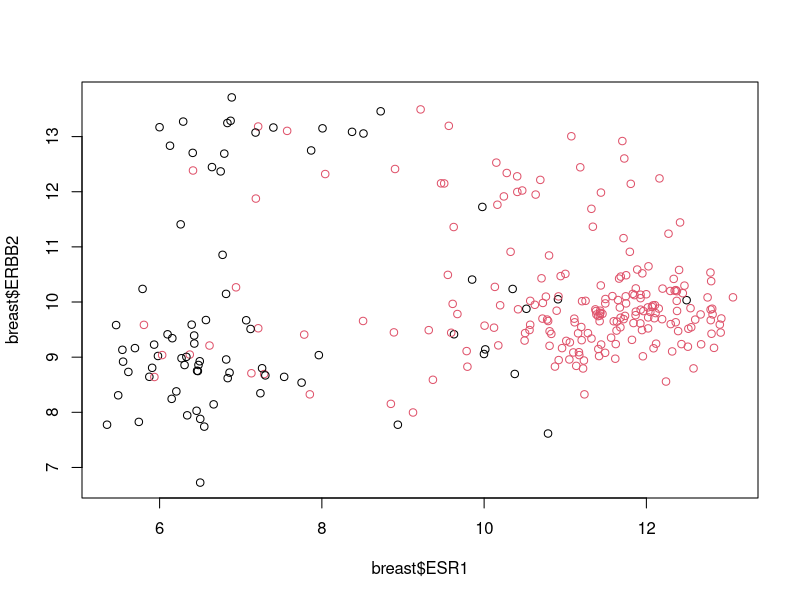
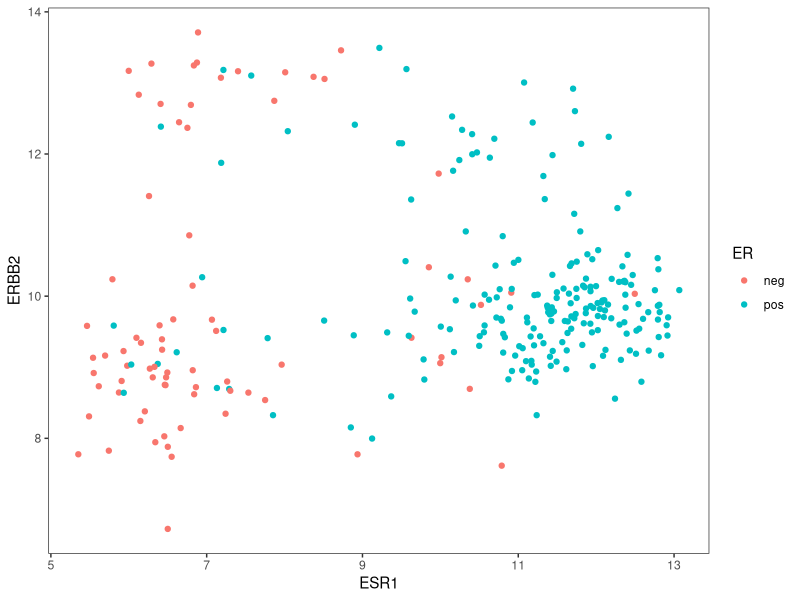

These figures' R source, in order:
# Q1. Packages can be installed in R from various repositories. The most common ones
#     are CRAN and Bioconductor. Install the beeswarm package from CRAN.
install.packages("beeswarm")
# Q2. The beeswarm package comes with a preloaded dataset of breast tumours. Load 
#     this dataset into your global R environment.
#     hint: You first need to load the package into R and then load the breast data.frame
#     into memory; try ??breast at your R console and follow the help pages if needed.
library(beeswarm)
data(breast)
# Q3. How many ER positive and ER negative tumours are in the dataset?
summary(breast) # or

table(breast$ER) # or

cat(paste("The number of ER positive tumours is: ", sum(breast$ER == "pos"), 
            "\nand the number of ER negative tumours is: ", sum(breast$ER == "neg"))) # or

library(dplyr)
breast %>%
  group_by(ER) %>%
  count()

# Q4. Plot ESR1 on the X axis and ERBB2 on the y axis, colour the dots by ER status
plot(breast$ESR1, breast$ERBB2, col = breast$ER) # or

library(ggplot2)
breast %>%
  ggplot(mapping = aes(x = ESR1, y = ERBB2, colour = ER)) + # sets up the x, y and colour but does not draw anything yet
    geom_point() + # draws the points
    theme_bw() + # Black and White theme
    theme(panel.grid = element_blank()) # remove panel grid

# Q5. Filter the dataset to include only those patients who have metastasis as the outcome,
#     and assign this filtered dataset to a new variable
?breast # help pages say that event_survival == 1 is metastasis
breast_mets = breast[breast$event_survival == 1, ] # or

breast_mets <- filter(breast, event_survival == 1) # or

breast %>%
  filter(event_survival == 1) -> breast_mets

